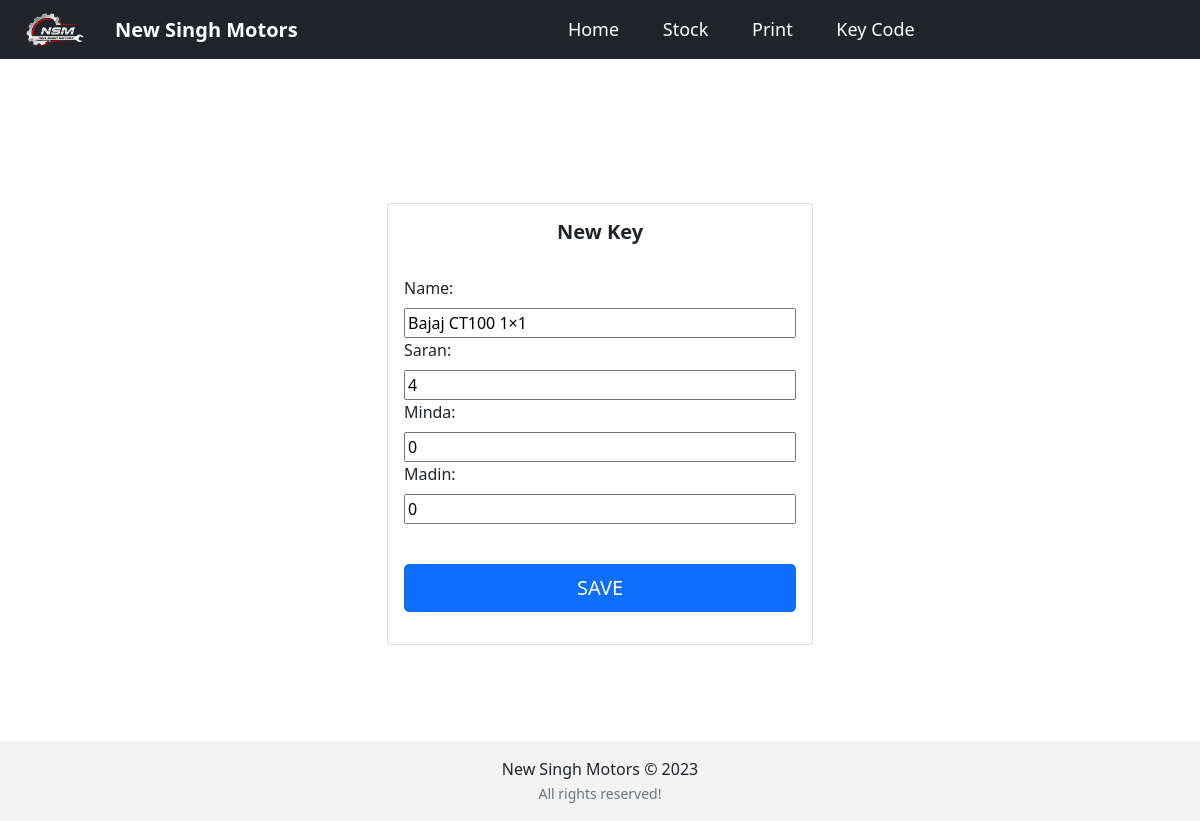
/key/54/update/, run on the app's committed database.
### feed/models.py (models this page shows, shortened)
class Keys(models.Model):
    name = models.CharField(max_length=255)
    saran = models.IntegerField(blank=False,default=0)
    minda = models.IntegerField(blank=False,default=0)
    madin = models.IntegerField(blank=False,default=0)
    date = models.DateTimeField(auto_now_add=True)

### feed/views.py (the view)
# urls.py: path('key/<int:pk>/update/', views.key_update, name='key-update'),
def key_update(request, pk):
    user = request.user
    if pk:
        post = get_object_or_404(Keys, id=pk)
    else:
        post = None
    if request.method == "POST":
        form = NewKeyForm(request.POST, request.FILES, instance=post)
        if form.is_valid():
            data = form.save(commit=False)
            data.user_name = user
            data.save()
            messages.success(request, 'Post Updated Successfully' if post else 'Posted Successfully')
            return redirect('stock')
    else:
        form = NewKeyForm(instance=post)
    return render(request, 'feed/create_post.html', {'form': form})

### feed/forms.py
class NewKeyForm(forms.ModelForm):
	class Meta:
		model = Keys
		fields = '__all__'

### feed/templates/feed/create_post.html (shortened to what this page needs)
{% extends "feed/layout.html" %} {% load static %} {% load crispy_forms_tags %}
{% block content %}
<br /><br />
<div class="container">
  <div class="row">
    <div class="col-sm-9 col-md-7 col-lg-5 mx-auto">
      <div class="card card-signin my-5">
        <div class="card-body">
          <h5 class="card-title text-center"><b>New Key</b></h5>
          <form class="form-signin" method="POST" enctype="multipart/form-data">
            <fieldset class="form-group">
              <br/>{{ form }}<br>
            </fieldset>
            <div class="form-group">
              <button class="btn btn-lg btn-primary btn-block text-uppercase" type="submit">Save</button><br />
            </div>
          </form>
        </div>
      </div>
    </div>
  </div>
</div>
{% endblock content %} {% block jsfiles %}{% endblock jsfiles %}

### feed/templates/feed/create_post.html (style rules this page uses)
input,select { display:block; width:100%; }

### data on the page
Keys: name "Bajaj CT100 1×1", saran "4", minda "0", madin "0"
